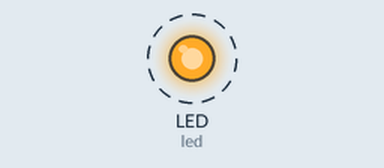
The program below on a simulated CircuitPython board. Parts: output pins drawn as LEDs (lit = HIGH). Dashed ring = blinking.

Above: at 0.05 s.
Timing chart, 0 to 3.0 s (numbered marks = the images above):
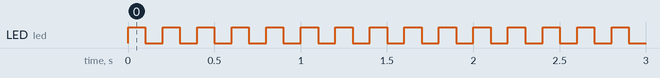

The program:

LED_blink.py
```python
#type:ignore
import board
import digitalio
import time

led = digitalio.DigitalInOut(board.LED)
led.direction = digitalio.Direction.OUTPUT

while True:
    led.value = True
    time.sleep(.1)
    led.value = False
    time.sleep(.1)
```

Measured:
- by itself, LED (led): alternates HIGH for 0.10 s and LOW for 0.10 s
